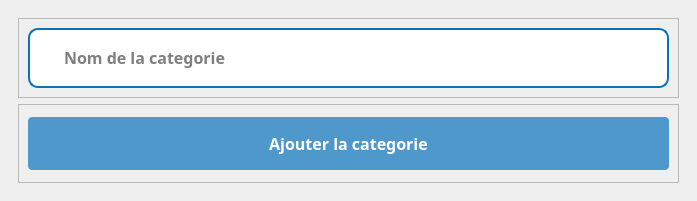
<?xml version="1.0" encoding="UTF-8"?>
<ui version="4.0">
 <class>Dialog</class>
 <widget class="QDialog" name="Dialog">
  <property name="geometry">
   <rect>
    <x>0</x>
    <y>0</y>
    <width>697</width>
    <height>201</height>
   </rect>
  </property>
  <property name="windowTitle">
   <string>Dialog</string>
  </property>
  <layout class="QVBoxLayout" name="verticalLayout">
   <property name="spacing">
    <number>0</number>
   </property>
   <property name="leftMargin">
    <number>0</number>
   </property>
   <property name="topMargin">
    <number>0</number>
   </property>
   <property name="rightMargin">
    <number>0</number>
   </property>
   <property name="bottomMargin">
    <number>0</number>
   </property>
   <item>
    <widget class="QWidget" name="widget" native="true">
     <layout class="QVBoxLayout" name="verticalLayout_2">
      <property name="spacing">
       <number>0</number>
      </property>
      <property name="leftMargin">
       <number>0</number>
      </property>
      <property name="topMargin">
       <number>0</number>
      </property>
      <property name="rightMargin">
       <number>0</number>
      </property>
      <property name="bottomMargin">
       <number>0</number>
      </property>
      <item>
       <widget class="QWidget" name="widget_2" native="true">
        <layout class="QVBoxLayout" name="verticalLayout_3">
         <item>
          <widget class="QWidget" name="widget_3" native="true">
           <layout class="QVBoxLayout" name="verticalLayout_4">
            <item>
             <widget class="QFrame" name="frame">
              <property name="styleSheet">
               <string notr="true"/>
              </property>
              <property name="frameShape">
               <enum>QFrame::StyledPanel</enum>
              </property>
              <property name="frameShadow">
               <enum>QFrame::Raised</enum>
              </property>
              <layout class="QVBoxLayout" name="verticalLayout_5">
               <item>
                <widget class="QFrame" name="input">
                 <property name="styleSheet">
                  <string notr="true">#input{
	background:white;
	border-radius:10px;
	border:2px  solid rgb(10, 114, 189);
}

#lineEdit{
	border: none;
}</string>
                 </property>
                 <property name="frameShape">
                  <enum>QFrame::StyledPanel</enum>
                 </property>
                 <property name="frameShadow">
                  <enum>QFrame::Raised</enum>
                 </property>
                 <layout class="QHBoxLayout" name="horizontalLayout">
                  <property name="spacing">
                   <number>0</number>
                  </property>
                  <property name="leftMargin">
                   <number>10</number>
                  </property>
                  <property name="topMargin">
                   <number>0</number>
                  </property>
                  <property name="rightMargin">
                   <number>0</number>
                  </property>
                  <property name="bottomMargin">
                   <number>0</number>
                  </property>
                  <item>
                   <widget class="QLabel" name="label_2">
                    <property name="maximumSize">
                     <size>
                      <width>30</width>
                      <height>30</height>
                     </size>
                    </property>
                    <property name="text">
                     <string/>
                    </property>
                    <property name="pixmap">
                     <pixmap>../../static/asset/icons/blue/home.svg</pixmap>
                    </property>
                    <property name="scaledContents">
                     <bool>true</bool>
                    </property>
                   </widget>
                  </item>
                  <item>
                   <widget class="QLineEdit" name="ctg">
                    <property name="font">
                     <font>
                      <family>GeForce</family>
                      <pointsize>12</pointsize>
                      <weight>75</weight>
                      <bold>true</bold>
                     </font>
                    </property>
                    <property name="styleSheet">
                     <string notr="true">padding:15px;
border-radius:10px</string>
                    </property>
                    <property name="placeholderText">
                     <string>Nom de la categorie</string>
                    </property>
                   </widget>
                  </item>
                 </layout>
                </widget>
               </item>
              </layout>
             </widget>
            </item>
            <item>
             <widget class="QFrame" name="frame_2">
              <property name="frameShape">
               <enum>QFrame::StyledPanel</enum>
              </property>
              <property name="frameShadow">
               <enum>QFrame::Raised</enum>
              </property>
              <layout class="QVBoxLayout" name="verticalLayout_9">
               <item>
                <widget class="QPushButton" name="saveCtg">
                 <property name="font">
                  <font>
                   <family>GeForce</family>
                   <pointsize>12</pointsize>
                   <weight>75</weight>
                   <bold>true</bold>
                  </font>
                 </property>
                 <property name="cursor">
                  <cursorShape>PointingHandCursor</cursorShape>
                 </property>
                 <property name="styleSheet">
                  <string notr="true">#saveCtg{
	background: rgb(10, 114, 189, 0.7);
	color: rgb(255, 255, 255);
	border-radius:4px;
	padding: 15px
}

#saveCtg:hover{
	background: rgb(10, 114, 189, 1);
	border-radius:4px
}
</string>
                 </property>
                 <property name="text">
                  <string>Ajouter la categorie</string>
                 </property>
                 <property name="icon">
                  <iconset>
                   <normaloff>../../static/asset/icons/white/save.svg</normaloff>../../static/asset/icons/white/save.svg</iconset>
                 </property>
                 <property name="iconSize">
                  <size>
                   <width>25</width>
                   <height>25</height>
                  </size>
                 </property>
                </widget>
               </item>
              </layout>
             </widget>
            </item>
           </layout>
          </widget>
         </item>
        </layout>
       </widget>
      </item>
     </layout>
    </widget>
   </item>
  </layout>
 </widget>
 <resources/>
 <connections/>
</ui>
